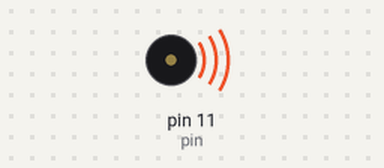
A sketch run on a simulated Arduino Uno, built with avr-gcc and run on an emulated ATmega328P. Shown: buzzer (waves = sounding). At 22.8 s the program stops and its outputs stay as they are.

Above: at 0.1 s.
At 22.8 s:
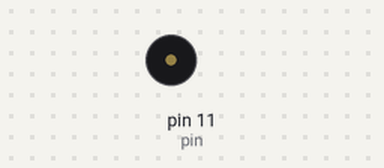
Timing chart, 0 to 24.3 s (numbered marks = the images above):
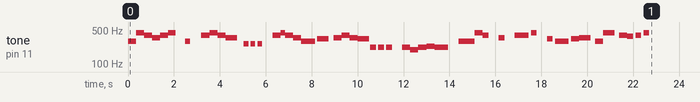

The sketch:

arduino-doramaturugi.ino
```cpp
#define pin 11

#define ra 440
#define ra2 220
#define ras 466
#define si 494
#define Do 262
#define Do2 523
#define dos 277
#define re 294
#define res 311
#define mi 330
#define fa 349
#define fas 370
#define so 392
#define so2 196
#define sos 415
#define d delay(350)
void setup() {
  // put your setup code here, to run once:
  pinMode(11,OUTPUT);
}

void loop() {
  tone(pin,re,500);
  d;
  tone(pin,ra,500);
  d;
  tone(pin,so,500);
  d;
  tone(pin,fa,500);
  d;
  tone(pin,so,500);
  d;//
  tone(pin,ra,340);
  d;
  delay(400);
  tone(pin,re,220);
  d;d;//
  tone(pin,so,500);
  d;
  tone(pin,ra,500);
  d;
  tone(pin,so,500);
  d;
  tone(pin,fa,500);
  d;d;
  delay(100);
  tone(pin,Do,200);
  delay(300);
  tone(pin,Do,200);
  delay(300);
  tone(pin,Do,200);
  delay(300);d;
  tone(pin,so,500);
  d;
  tone(pin,ra,500);
  delay(200);
  tone(pin,so,500);
  d;
  tone(pin,fa,500);
  d;
  tone(pin,re,600);
  d;d;
  tone(pin,mi,500);
  d;d;
  tone(pin,fa,500);
  d;
  tone(pin,so,500);
  d;
  tone(pin,fa,500);
  d;
  tone(pin,mi,500);
  d;delay(200);
  tone(pin,ra2,250);
  d;
  tone(pin,ra2,250);
  d;
  tone(pin,ra2,250);
  d;d;
  tone(pin,ra2,500);
  d;
  tone(pin,so2,500);
  d;
  tone(pin,ra2,600);
  d;
  tone(pin,233,600);
  d;
  tone(pin,ra2,600);
  d;d;d;
  tone(pin,re,500);
  d;
  tone(pin,re,500);
  d;
  tone(pin,ra,500);
  d;
  tone(pin,so,250);
  d;d;
  tone(pin,fa,250);
  d;d;
  tone(pin,so,600);
  d;d;
  tone(pin,ra,250);
  d;d;
  tone(pin,mi,250);
  d;
  tone(pin,re,600);
  d;d;
  tone(pin,mi,500);
  d;
  tone(pin,fa,500);
  d;d;
  tone(pin,re,500);
  d;//
  tone(pin,ra,500);
  d;d;
  tone(pin,so,400);
  d;
  tone(pin,fas,250);
  d;
  tone(pin,so,250);
  d;
  tone(pin,ra,250);
  d;
  while(1);
}
```

Measured:
- by itself, tone on pin 11 (pin): plays 294 Hz for 0.35 s, 440 Hz for 0.35 s, 392 Hz for 0.35 s, 349 Hz for 0.35 s, 392 Hz for 0.35 s, 440 Hz for 0.34 s … (48 notes in this stretch)
